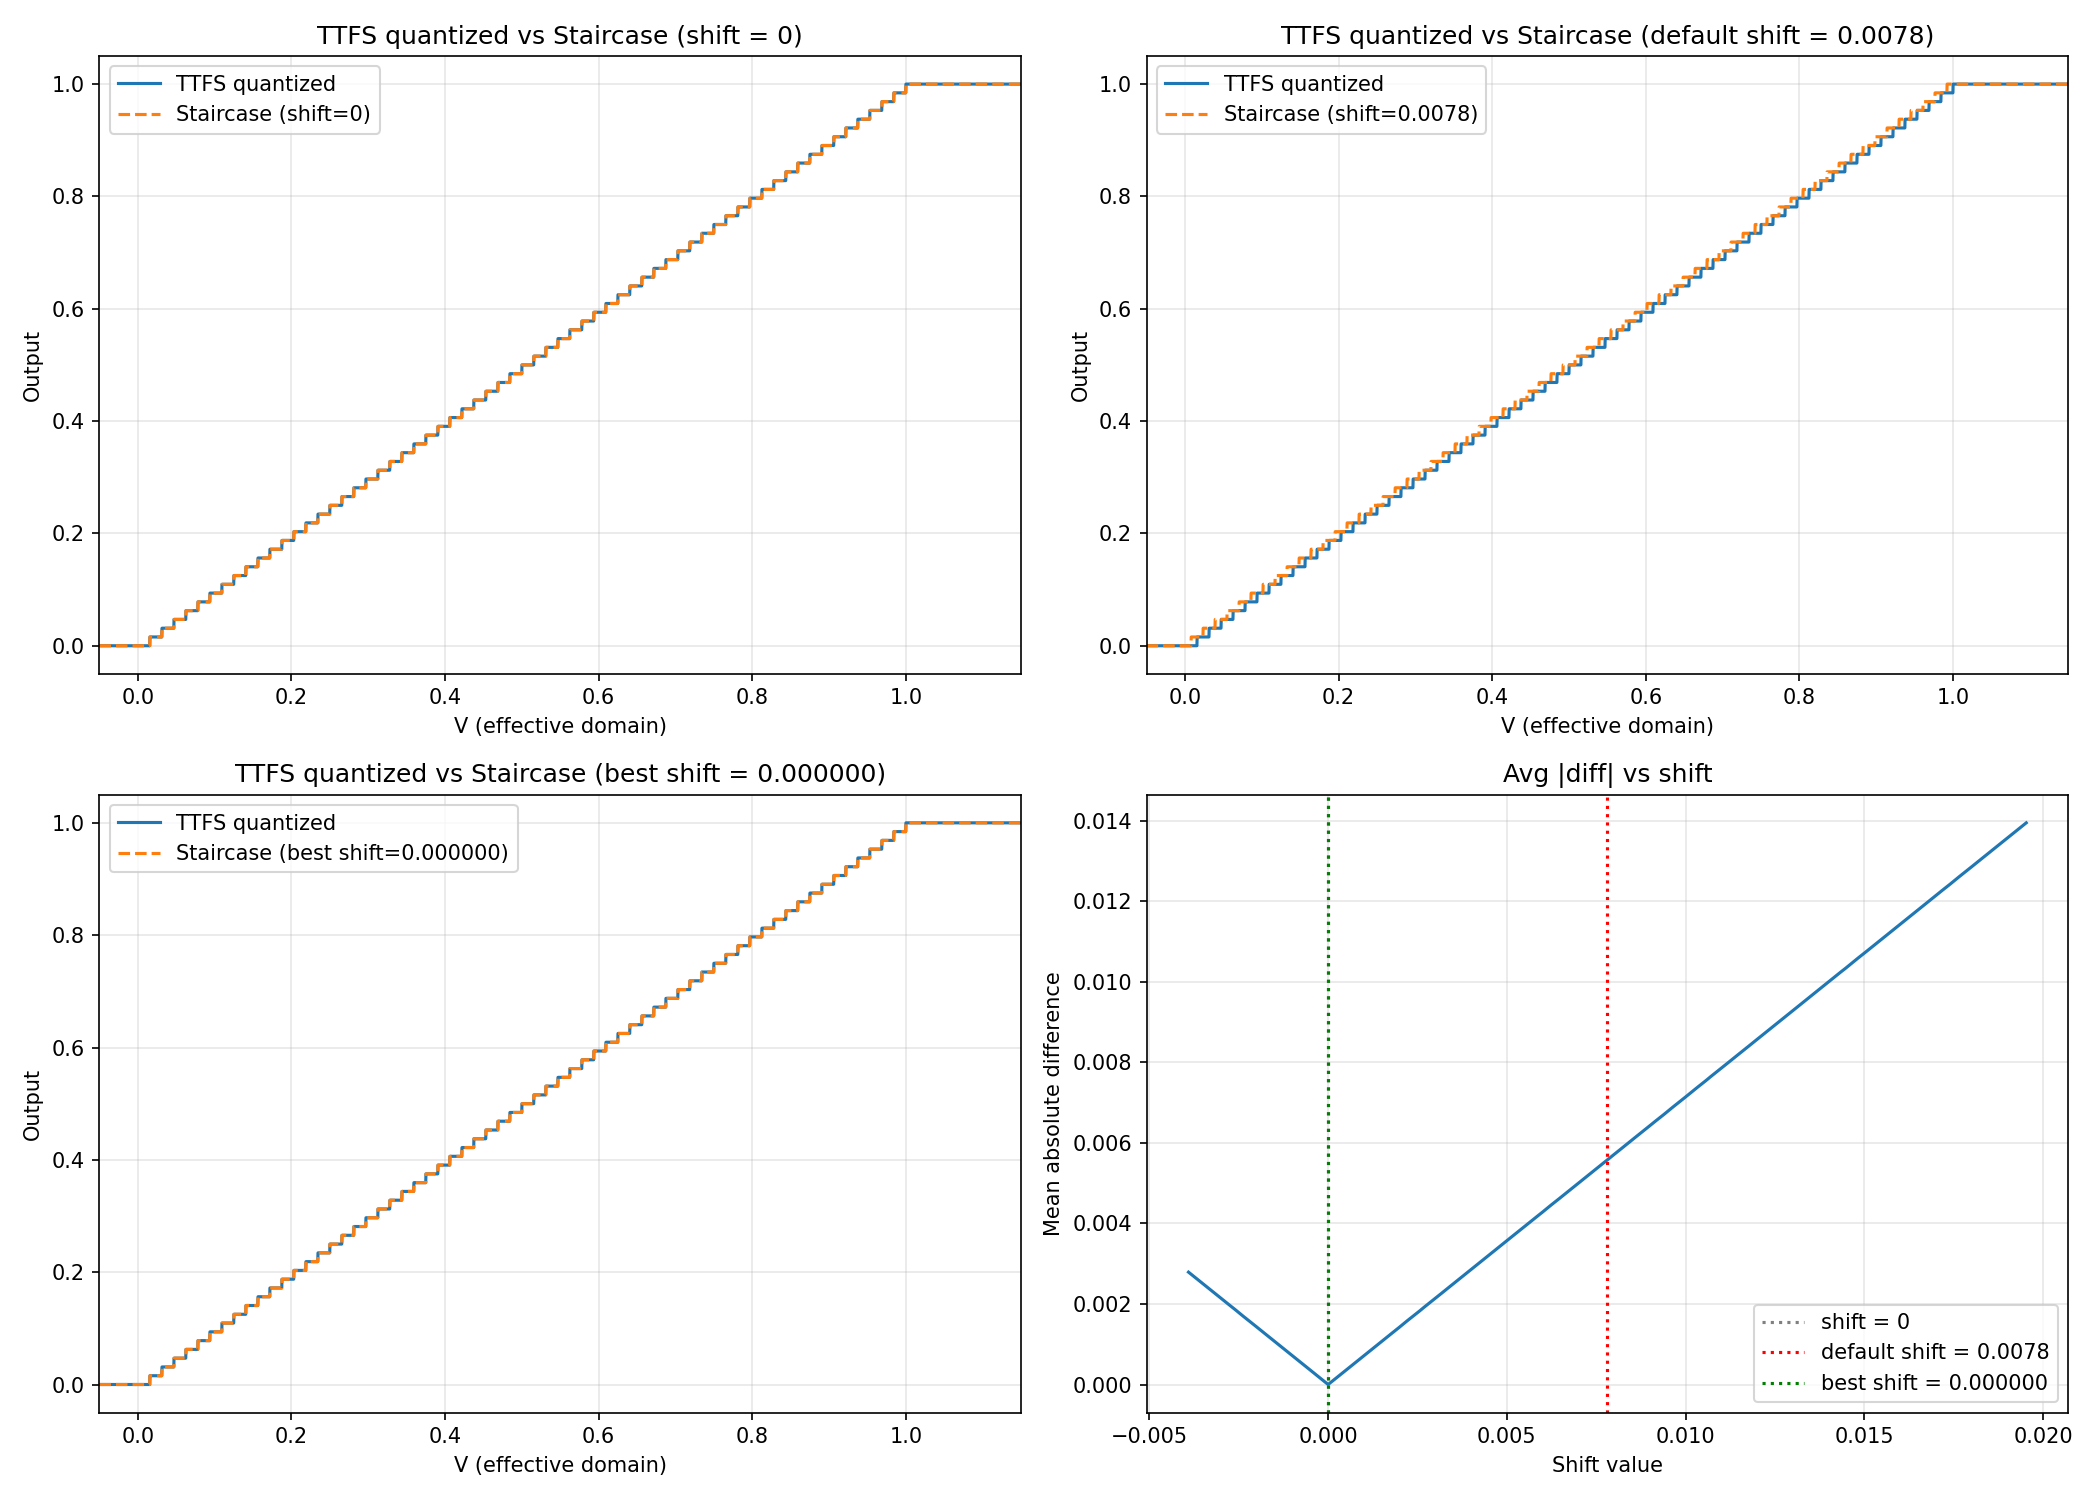

Python code for this plot:
"""Compare TTFS quantized activation vs training staircase activation.

Produces plots showing both activation functions and the best-matching shift.
"""

import numpy as np
import matplotlib.pyplot as plt


def ttfs_quantized(V, S, threshold=1.0):
    """TTFS quantized activation: hybrid_core_flow.py lines 376-383."""
    safe_thresh = max(threshold, 1e-12)
    k_fire_raw = np.ceil(S * (1.0 - V / safe_thresh))
    fires = k_fire_raw < S
    k_fire = np.clip(k_fire_raw, 0, S - 1)
    return np.where(fires, (S - k_fire) / S, 0.0)


def training_staircase(V, act_scale, tq, shift):
    """Training-time activation: relu -> clamp -> StaircaseFunction.

    In raw space: StaircaseFunction(clamp(relu(x + shift), 0, act_scale), tq/act_scale)
    Here V is in effective domain: V = x / act_scale.
    """
    x_raw = V * act_scale
    after_relu = np.maximum(x_raw + shift, 0.0)
    after_clamp = np.clip(after_relu, 0.0, act_scale)
    Tq = tq / act_scale
    quantized = np.floor(after_clamp * Tq) / Tq
    return quantized / act_scale  # back to effective domain [0, 1]


S = 64
tq = 64
act_scale = 1.0  # effective domain, normalised
threshold = 1.0

V = np.linspace(-0.1, 1.3, 10000)

# --- TTFS quantized activation ---
y_ttfs = ttfs_quantized(V, S, threshold)

# --- Training staircase with different shifts ---
default_shift = act_scale * 0.5 / tq  # 0.5/64 = 0.0078125
shifts_to_test = np.linspace(-0.5 * default_shift, 2.5 * default_shift, 200)
# also test shift = 0 explicitly
shifts_to_test = np.sort(np.append(shifts_to_test, [0.0, default_shift]))

avg_diffs = []
for s in shifts_to_test:
    y_stair = training_staircase(V, act_scale, tq, s)
    avg_diffs.append(np.mean(np.abs(y_ttfs - y_stair)))

avg_diffs = np.array(avg_diffs)
best_idx = np.argmin(avg_diffs)
best_shift = shifts_to_test[best_idx]

print(f"S = {S}, tq = {tq}, act_scale = {act_scale}, threshold = {threshold}")
print(f"Default shift = {default_shift:.6f}")
print(f"Best shift    = {best_shift:.6f}  (avg |diff| = {avg_diffs[best_idx]:.6f})")
print(f"Zero shift    avg |diff| = {avg_diffs[np.argmin(np.abs(shifts_to_test))]:.6f}")
print(f"Default shift avg |diff| = {avg_diffs[np.argmin(np.abs(shifts_to_test - default_shift))]:.6f}")

# ─── Plots ───────────────────────────────────────────────────────────────
fig, axes = plt.subplots(2, 2, figsize=(14, 10))

# --- Plot 1: TTFS quantized vs training staircase (shift=0) ---
ax = axes[0, 0]
y_stair_0 = training_staircase(V, act_scale, tq, 0.0)
ax.plot(V, y_ttfs, label="TTFS quantized", linewidth=1.5)
ax.plot(V, y_stair_0, label="Staircase (shift=0)", linewidth=1.5, linestyle="--")
ax.set_title("TTFS quantized vs Staircase (shift = 0)")
ax.set_xlabel("V (effective domain)")
ax.set_ylabel("Output")
ax.legend()
ax.set_xlim(-0.05, 1.15)
ax.grid(True, alpha=0.3)

# --- Plot 2: TTFS quantized vs training staircase (default shift) ---
ax = axes[0, 1]
y_stair_def = training_staircase(V, act_scale, tq, default_shift)
ax.plot(V, y_ttfs, label="TTFS quantized", linewidth=1.5)
ax.plot(V, y_stair_def, label=f"Staircase (shift={default_shift:.4f})", linewidth=1.5, linestyle="--")
ax.set_title(f"TTFS quantized vs Staircase (default shift = {default_shift:.4f})")
ax.set_xlabel("V (effective domain)")
ax.set_ylabel("Output")
ax.legend()
ax.set_xlim(-0.05, 1.15)
ax.grid(True, alpha=0.3)

# --- Plot 3: TTFS quantized vs training staircase (best shift) ---
ax = axes[1, 0]
y_stair_best = training_staircase(V, act_scale, tq, best_shift)
ax.plot(V, y_ttfs, label="TTFS quantized", linewidth=1.5)
ax.plot(V, y_stair_best, label=f"Staircase (best shift={best_shift:.6f})", linewidth=1.5, linestyle="--")
ax.set_title(f"TTFS quantized vs Staircase (best shift = {best_shift:.6f})")
ax.set_xlabel("V (effective domain)")
ax.set_ylabel("Output")
ax.legend()
ax.set_xlim(-0.05, 1.15)
ax.grid(True, alpha=0.3)

# --- Plot 4: Avg |diff| vs shift ---
ax = axes[1, 1]
ax.plot(shifts_to_test, avg_diffs, linewidth=1.5)
ax.axvline(0.0, color="gray", linestyle=":", label="shift = 0")
ax.axvline(default_shift, color="red", linestyle=":", label=f"default shift = {default_shift:.4f}")
ax.axvline(best_shift, color="green", linestyle=":", label=f"best shift = {best_shift:.6f}")
ax.set_title("Avg |diff| vs shift")
ax.set_xlabel("Shift value")
ax.set_ylabel("Mean absolute difference")
ax.legend()
ax.grid(True, alpha=0.3)

plt.tight_layout()
plt.savefig("scripts/ttfs_staircase_comparison.png", dpi=150)
print("\nSaved: scripts/ttfs_staircase_comparison.png")

# ─── Zoomed overlay near a step transition ─────────────────────────────
fig2, axes2 = plt.subplots(1, 2, figsize=(14, 5))

# Zoom around V = 0.5 (step 32/64)
ax = axes2[0]
mask = (V > 0.45) & (V < 0.55)
ax.plot(V[mask], y_ttfs[mask], label="TTFS quantized", linewidth=2)
ax.plot(V[mask], y_stair_0[mask], label="Staircase (shift=0)", linewidth=2, linestyle="--")
ax.plot(V[mask], y_stair_def[mask], label=f"Staircase (shift={default_shift:.4f})", linewidth=2, linestyle=":")
ax.plot(V[mask], y_stair_best[mask], label=f"Staircase (best={best_shift:.6f})", linewidth=2, linestyle="-.")
ax.set_title("Zoomed: around V = 0.5")
ax.set_xlabel("V")
ax.set_ylabel("Output")
ax.legend(fontsize=8)
ax.grid(True, alpha=0.3)

# Zoom around V = 0 (firing threshold)
ax = axes2[1]
mask = (V > -0.05) & (V < 0.1)
ax.plot(V[mask], y_ttfs[mask], label="TTFS quantized", linewidth=2)
ax.plot(V[mask], y_stair_0[mask], label="Staircase (shift=0)", linewidth=2, linestyle="--")
ax.plot(V[mask], y_stair_def[mask], label=f"Staircase (shift={default_shift:.4f})", linewidth=2, linestyle=":")
ax.plot(V[mask], y_stair_best[mask], label=f"Staircase (best={best_shift:.6f})", linewidth=2, linestyle="-.")
ax.set_title("Zoomed: near firing threshold (V ~ 0)")
ax.set_xlabel("V")
ax.set_ylabel("Output")
ax.legend(fontsize=8)
ax.grid(True, alpha=0.3)

plt.tight_layout()
plt.savefig("scripts/ttfs_staircase_zoom.png", dpi=150)
print("Saved: scripts/ttfs_staircase_zoom.png")
plt.show()
